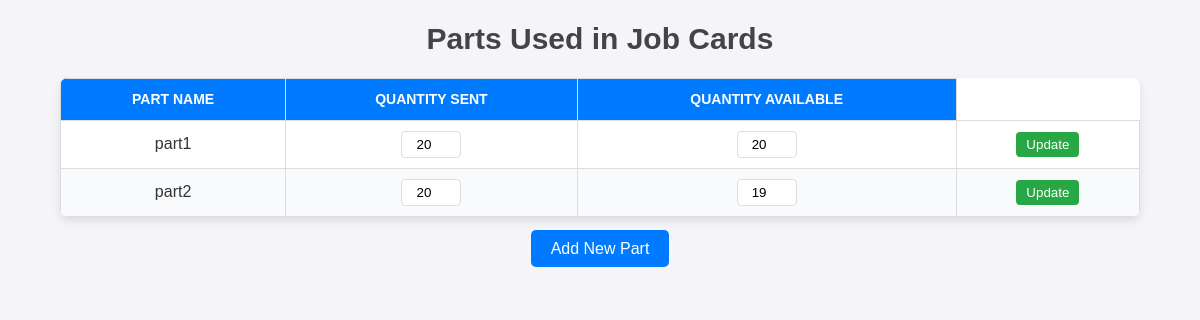
Page /materials on the earlier database version.
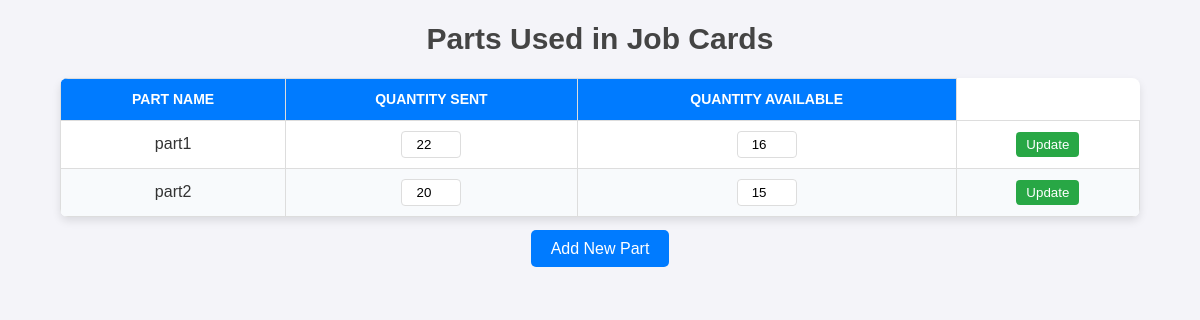
Same page on the later database version.
### app.py (models this page shows, shortened)
class Part(db.Model):
    id = db.Column(db.Integer, primary_key=True)
    name = db.Column(db.String(100), nullable=False)
    quantity_sent = db.Column(db.Integer, nullable=False, default=0)  # Pieces sent by admin
    quantity_available = db.Column(db.Integer, nullable=False, default=0)  # Available pieces

### app.py (the view, shortened to what this page needs)
@app.route('/materials', methods=['GET', 'POST'])
def materials():
    parts = Part.query.all()
    return render_template('material.html', parts=parts)

### templates/material.html (shortened to what this page needs)
<!DOCTYPE html>
<html lang="en">
<head>
    <link rel="stylesheet" href="{{ url_for('static', filename='style.css') }}">
</head>
<body>
    <h2>Parts Used in Job Cards</h2>
    <table>
        <thead>
            <tr>
                <th>Part Name</th>
                <th>Quantity Sent</th>
                <th>Quantity Available</th>
            </tr>
        </thead>
        <tbody>
            {% for part in parts %}
                <tr>
                    <form action="{{ url_for('update_part', part_id=part.id) }}" method="POST">
                        <td>{{ part.name }}</td>
                        <td><input type="number" name="quantitySent" value="{{ part.quantity_sent }}" min="0"></td>
                        <td><input type="number" name="quantityAvailable" value="{{ part.quantity_available }}" min="0"></td>
                        <td>
                            <button type="submit">Update</button>
                        </td>
                    </form>
                </tr>
            {% endfor %}
        </tbody>
    </table>
    <div class="add-part">
        <a href="{{ url_for('add_part') }}">Add New Part</a>
    </div>
</body>
</html>

Differences in the rows shown:
changed Part "part1": quantitySent "20" → "22"; quantityAvailable "20" → "16"
changed Part "part2": quantityAvailable "19" → "15"
